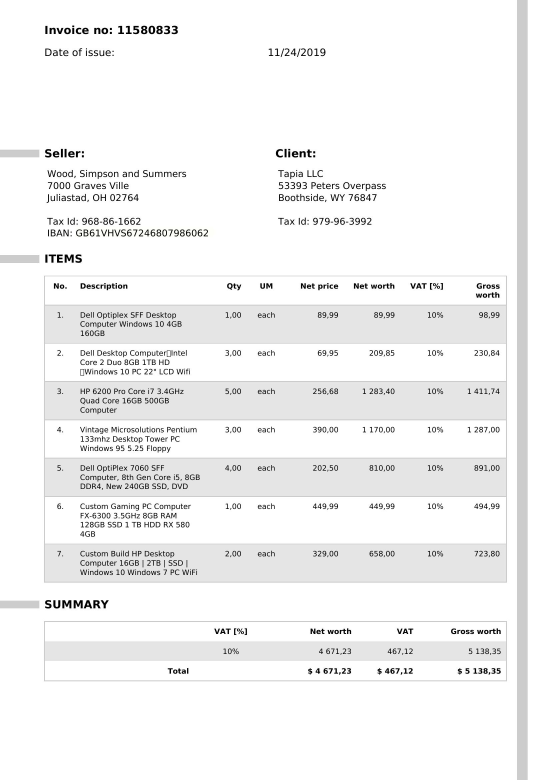
#> input picture cnn-service/training/dataset/Electronics/batch1-0007.jpg, 1654 x 2339 px (shown at 1/3 size)
$ python -i preprocessing.py   (imports and definitions only)
#> lines starting #> are read from the running program, lines starting #| are printed output that depends on the picture; after the words box and inside, x2 and y2 are one past the last pixel; in counts of white or black regions, pixels touching at a corner belong together
#> further down, picture is the input picture: shape (2339, 1654, 3); mean B, G, R 243.1, 243.1, 243.1
"""
preprocessing.py
Invoice image preprocessing pipeline using OpenCV.
Cleans, deskews, and enhances invoice images before CNN inference.
"""

import cv2
import numpy as np
from PIL import Image
import io


# [10 lines left out: function preprocess_for_cnn, not called in this run]


def preprocess_for_ocr(image_input):
    """
    Preprocessing pipeline optimized for Tesseract OCR.
    Returns: grayscale enhanced numpy array (uint8)
    """
    img = _load_image(image_input)
    gray = cv2.cvtColor(img, cv2.COLOR_BGR2GRAY)
    gray = _deskew(gray)
    gray = _denoise(gray)
    gray = _binarize(gray)
    return gray


# [13 lines left out: function crop_region, not called in this run]


# ── Internal helpers ────────────────────────────────────────────────────────

def _load_image(image_input):
    """Load image from various input types → BGR numpy array"""
    if isinstance(image_input, str):
        img = cv2.imread(image_input)
        if img is None:
            raise ValueError(f"Could not read image: {image_input}")
        return img
    elif isinstance(image_input, bytes):
        arr = np.frombuffer(image_input, np.uint8)
        return cv2.imdecode(arr, cv2.IMREAD_COLOR)
    elif isinstance(image_input, Image.Image):
        return cv2.cvtColor(np.array(image_input.convert('RGB')), cv2.COLOR_RGB2BGR)
    elif isinstance(image_input, np.ndarray):
        return image_input
    else:
        raise TypeError(f"Unsupported image type: {type(image_input)}")


# [13 lines left out: function _resize_and_pad, not called in this run]


def _deskew(gray_img):
    """Correct skew in document images"""
    coords = np.column_stack(np.where(gray_img < 200))
#> coords = 106067 pairs, first value 76 to 2042, second value 112 to 1520
    if len(coords) < 10:
        return gray_img
    angle = cv2.minAreaRect(coords)[-1]
#> angle = -90
    if angle < -45:
        angle = -(90 + angle)
#> angle = 0
    else:
        angle = -angle
    if abs(angle) < 0.5:
        return gray_img
    h, w = gray_img.shape
    center = (w // 2, h // 2)
    M = cv2.getRotationMatrix2D(center, angle, 1.0)
    rotated = cv2.warpAffine(gray_img, M, (w, h),
                              flags=cv2.INTER_CUBIC,
                              borderMode=cv2.BORDER_REPLICATE)
    return rotated


def _denoise(gray_img):
    """Remove noise while preserving text edges"""
    return cv2.fastNlMeansDenoising(gray_img, h=10, templateWindowSize=7, searchWindowSize=21)


def _binarize(gray_img):
    """Adaptive thresholding for clean black-on-white text"""
    return cv2.adaptiveThreshold(
        gray_img, 255,
        cv2.ADAPTIVE_THRESH_GAUSSIAN_C,
        cv2.THRESH_BINARY, 31, 10
    )
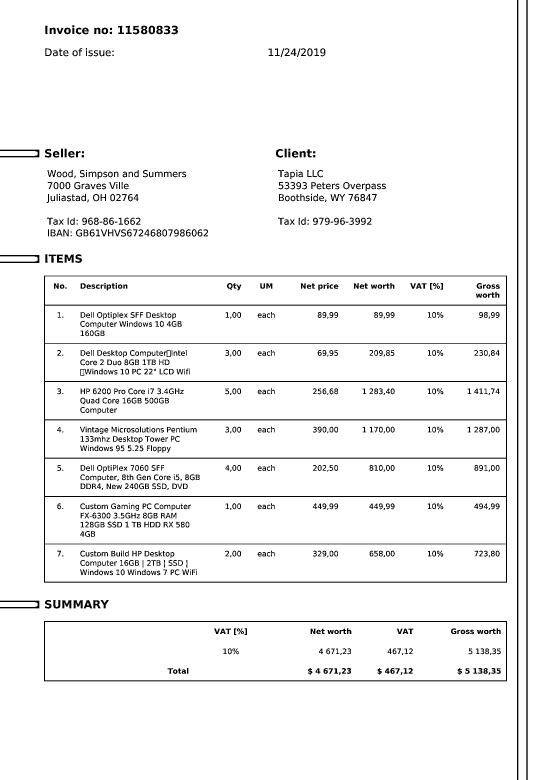
#> returned value: shape (2339, 1654) (shown at 1/3 size); 95.7% white; 1045 black regions (86 under 20 px), largest, box (x1, y1, x2, y2) and area: (132, 827, 1521, 1748) 38718, (132, 1863, 1521, 2044) 9384, (1551, 0, 1555, 2339) 9356

>>> import cv2
>>> picture = cv2.imread('training/dataset/Electronics/batch1-0007.jpg')
>>> result = preprocess_for_ocr(picture)

$ run again, on cnn-service/training/dataset/Electronics/synthetic_0012.png
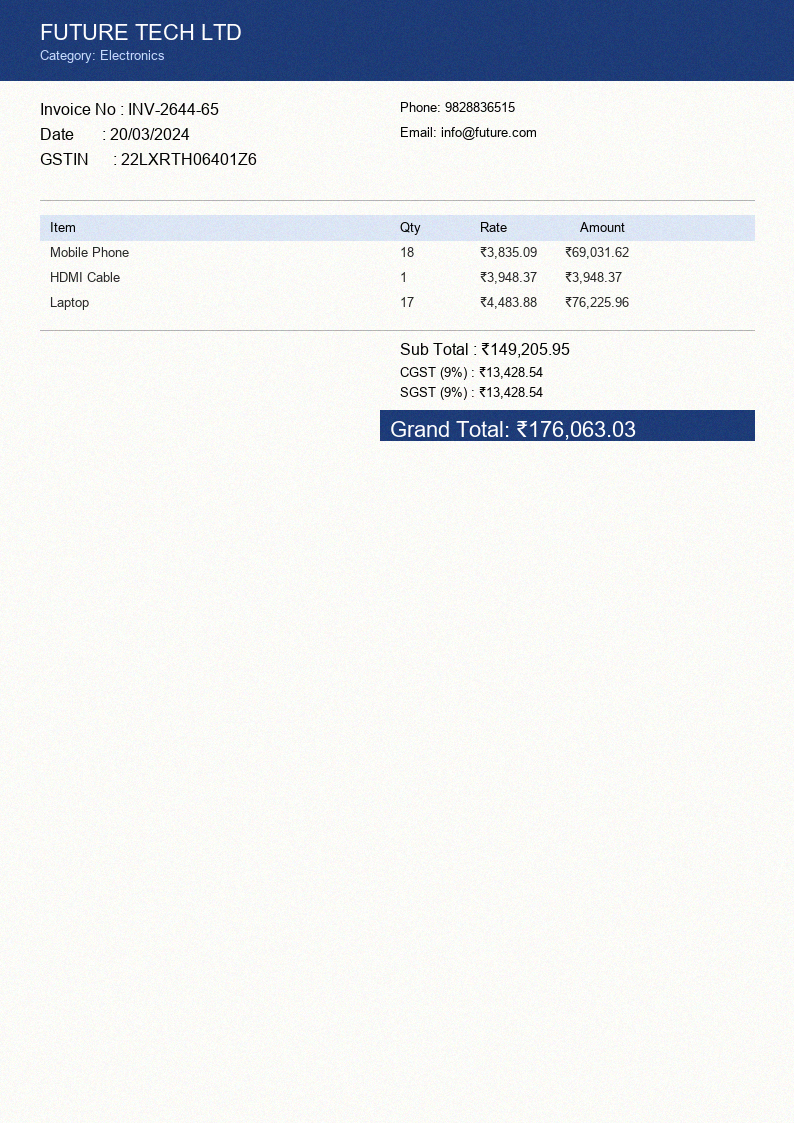
#> input picture cnn-service/training/dataset/Electronics/synthetic_0012.png, 794 x 1123 px
#> picture is the input picture: shape (1123, 794, 3); mean B, G, R 235.3, 233, 230.3
#> in preprocess_for_ocr, `gray = cv2.cvtColor(img, cv2.COLOR_BGR2GRAY)`:
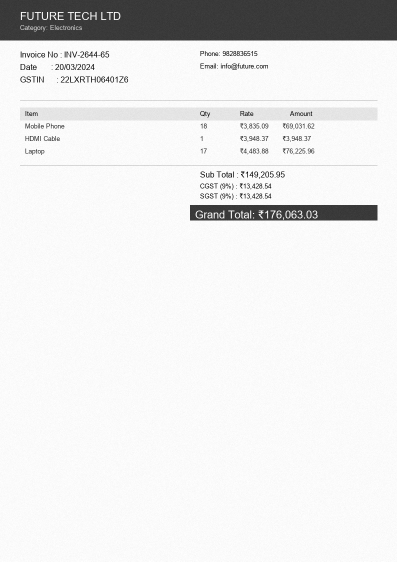
#> gray: shape (1123, 794) (shown at 1/2 size); min 0, max 255, mean 232.4
#> coords = 83506 pairs, first value 0 to 440, second value 0 to 793
#> in _deskew, `angle = cv2.minAreaRect(coords)[-1]`: angle = -90
#> in _deskew, `angle = -(90 + angle)`: angle = 0
#> in _binarize, `return cv2.adaptiveThreshold( gray_img, 255, cv2.ADAPTIVE_THRESH_GAUSS..`:
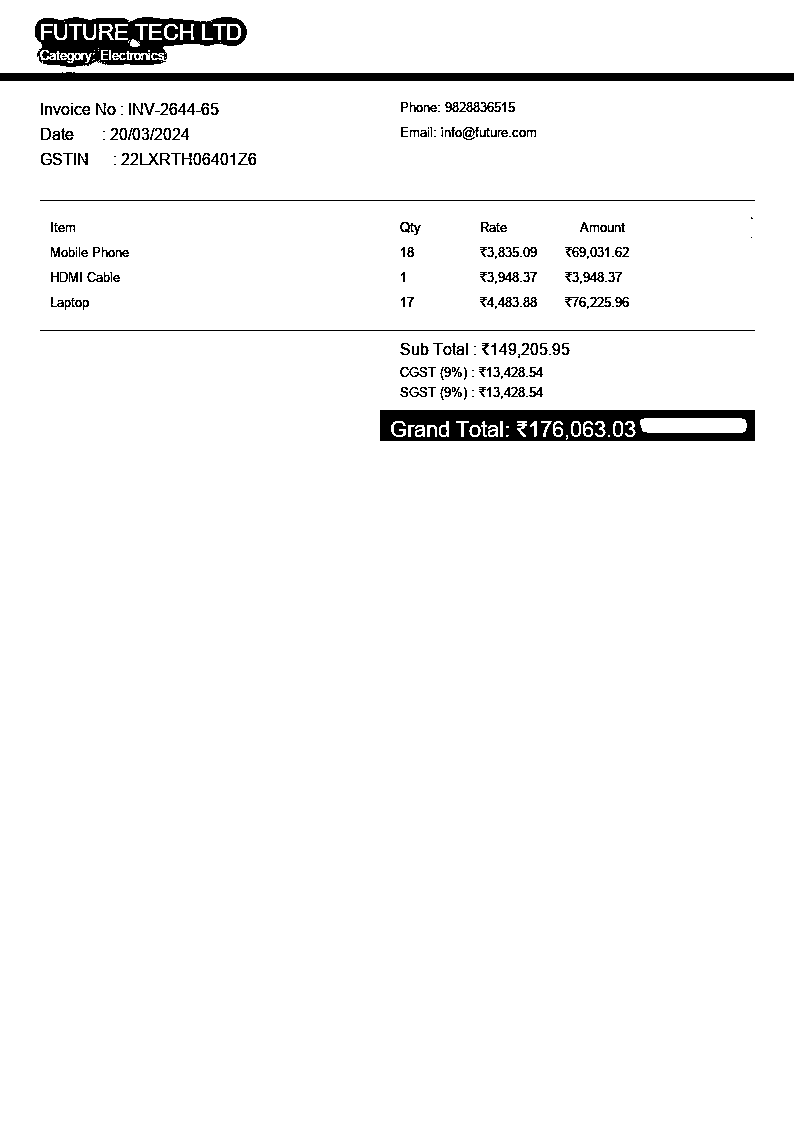
#> returned value: shape (1123, 794); 96.6% white; 249 black regions (62 under 20 px), largest, box (x1, y1, x2, y2) and area: (380, 410, 755, 441) 8353, (0, 72, 794, 81) 6361, (35, 17, 247, 67) 5933

$ run again, on cnn-service/training/dataset/Electronics/synthetic_0013.png
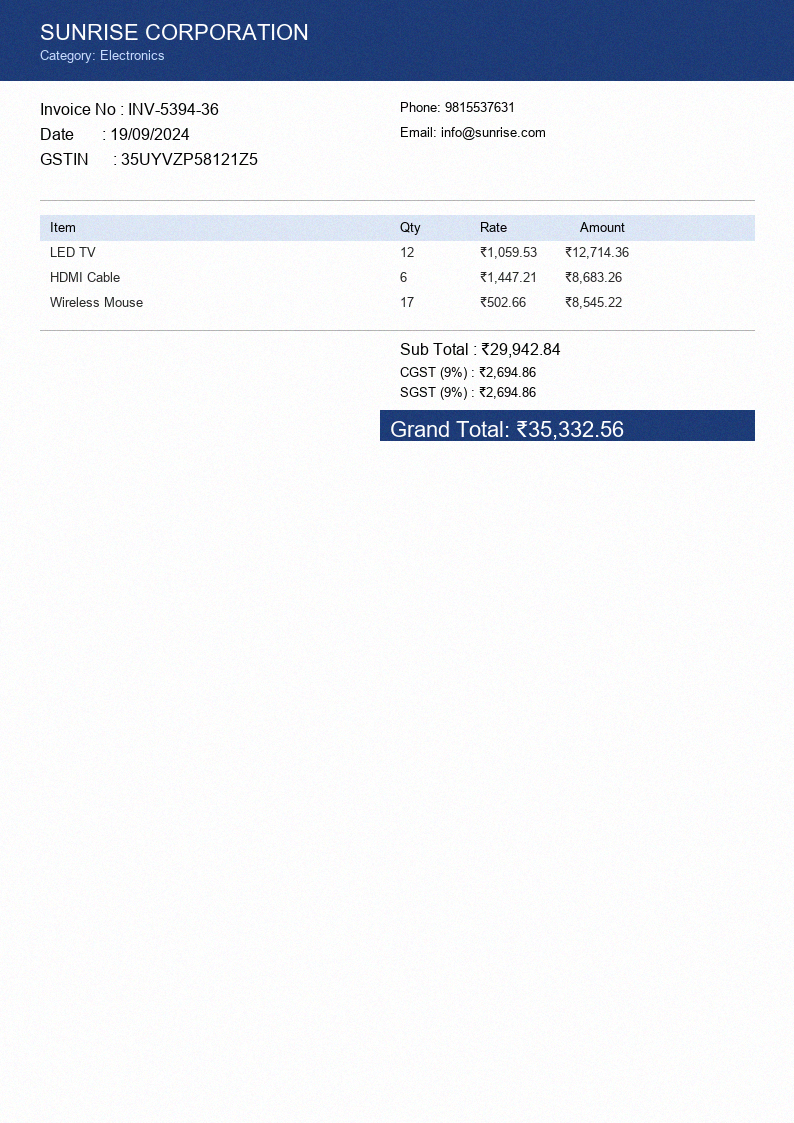
#> input picture cnn-service/training/dataset/Electronics/synthetic_0013.png, 794 x 1123 px
#> picture is the input picture: shape (1123, 794, 3); mean B, G, R 240, 234.8, 232.1
#> in preprocess_for_ocr, `gray = cv2.cvtColor(img, cv2.COLOR_BGR2GRAY)`:
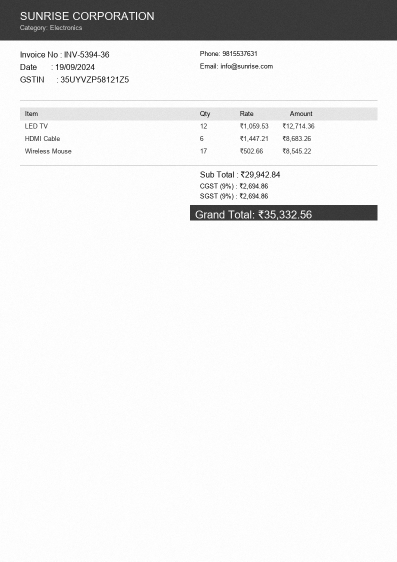
#> gray: shape (1123, 794) (shown at 1/2 size); min 0, max 255, mean 234.6
#> coords = 82974 pairs, first value 0 to 440, second value 0 to 793
#> in _deskew, `angle = cv2.minAreaRect(coords)[-1]`: angle = -90
#> in _deskew, `angle = -(90 + angle)`: angle = 0
#> in _binarize, `return cv2.adaptiveThreshold( gray_img, 255, cv2.ADAPTIVE_THRESH_GAUSS..`:
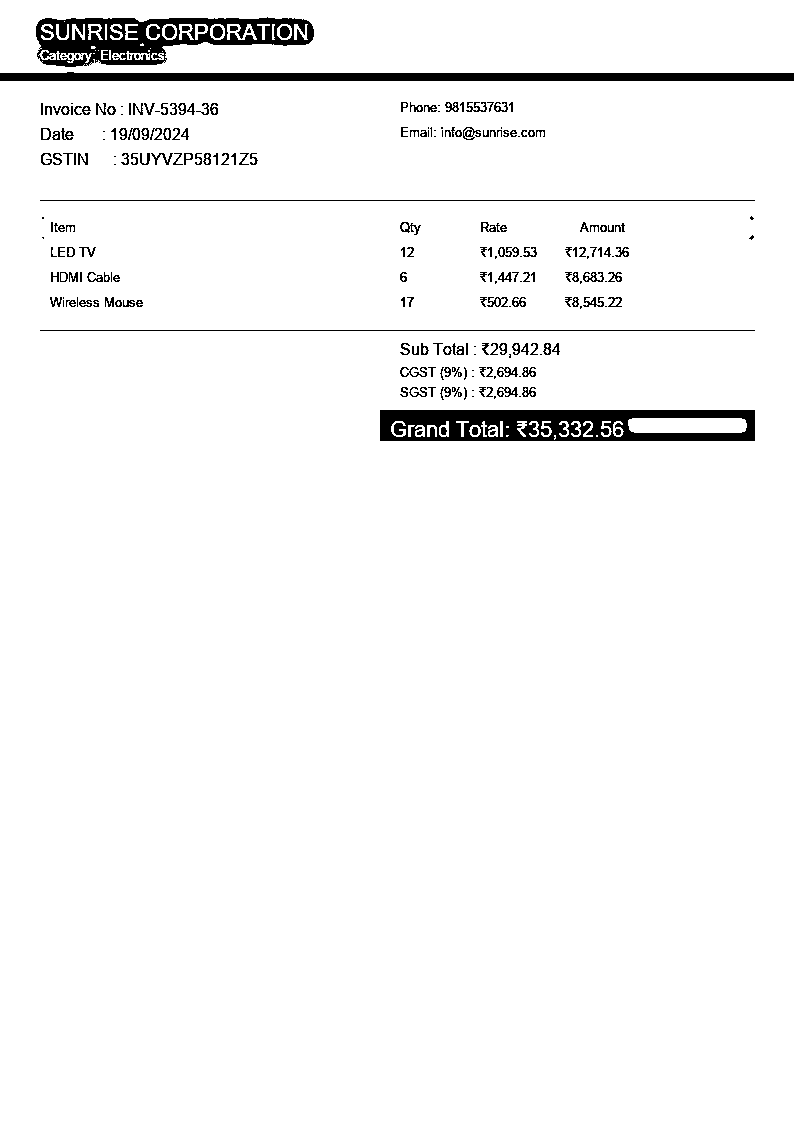
#> returned value: shape (1123, 794); 96.5% white; 253 black regions (67 under 20 px), largest, box (x1, y1, x2, y2) and area: (380, 410, 755, 441) 8372, (36, 17, 314, 67) 6853, (0, 72, 794, 81) 6359
